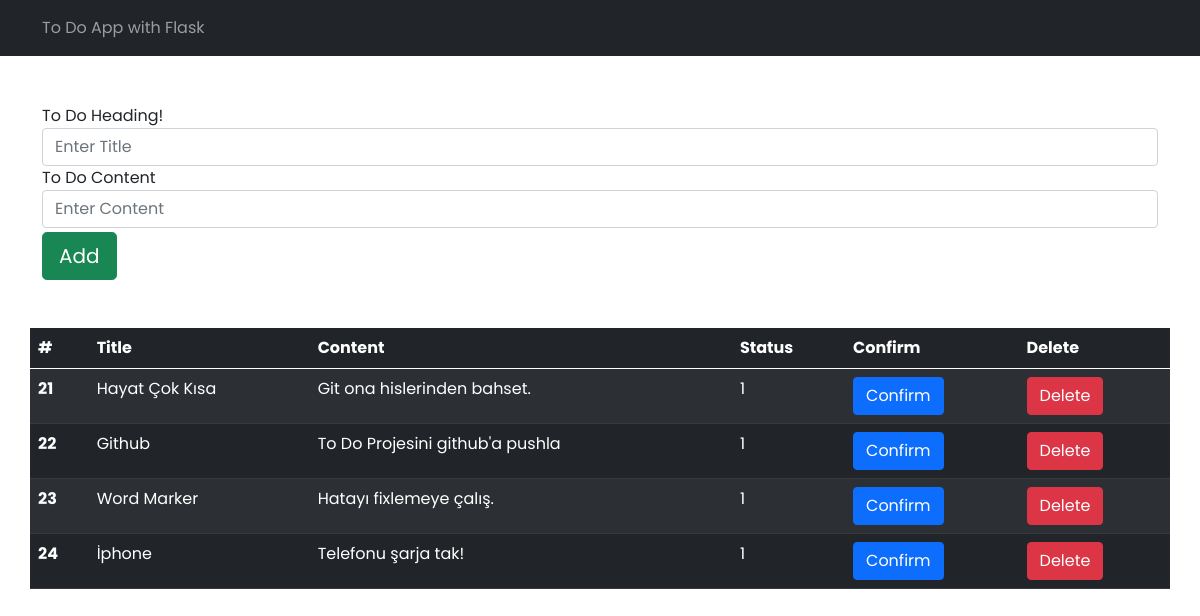
/index, run on the app's committed database.
### tables this page shows
CREATE TABLE "todo" (
	"id"	INTEGER,
	"title"	TEXT,
	"content"	TEXT,
	"status"	INTEGER,
	PRIMARY KEY("id" AUTOINCREMENT)
);

### app.py (the view)
@app.route('/')
@app.route('/home')
@app.route('/index')
def homepage():
    return getTodo()

### app.py (called while the page is built)
def get_db_connection():
    conn = sqlite3.connect('todo.db')
    conn.row_factory = sqlite3.Row
    return conn

def getTodo():
    con = get_db_connection()
    cur = con.cursor()
    cur.execute("select * from todo")
    todos = cur.fetchall();
    return render_template("index.html",todos = todos)

### templates/index.html (shortened to what this page needs)
<!DOCTYPE html>
<html lang="en">
<head>
    <link href="https://cdn.jsdelivr.net/npm/bootstrap@5.0.2/dist/css/bootstrap.min.css" rel="stylesheet">
</head>
<body>
    <div class="container-fluid m-0 p-0">
        <nav class="navbar navbar-dark bg-dark mb-5">
            <div class="container">
                <span class="navbar-text">
                  To Do App with Flask
                </span>
            </div>
        </nav>
    </div>
    <div class="container">
        <div class="row">
            <form action="/addtodo" method="post">
                <div class="form-group">
                  <label for="titleInput">To Do Heading!</label>
                  <input type="text" class="form-control" id="titleInput" name="title" aria-describedby="titleInput" placeholder="Enter Title">
                </div>
                <div class="form-group">
                  <label for="todoContent">To Do Content</label>
                  <input type="text" class="form-control" id="todoContent" name="content" placeholder="Enter Content">
                </div>
                <div class="form-group mt-1">
                    <button type="submit" class="btn btn-success btn-lg btn-block">Add</button>
                </div>
              </form>
        </div>
        <div class="row mt-5">
            <table class="table table-striped table-dark">
                <thead>
                  <tr>
                    <th scope="col">#</th>
                    <th scope="col">Title</th>
                    <th scope="col">Content</th>
                    <th scope="col">Status</th>
                    <th scope="col">Confirm</th>
                    <th scope="col">Delete</th>
                  </tr>
                </thead>
                <tbody>
                  {% for todo in todos %}
                  <tr>
                    <th>{{ todo['id'] }}</th>
                    <td>{{ todo['title'] }}</td>
                    <td>{{ todo['content'] }}</td>
                    <td>{{ todo['status'] }}</td>
                    <td><a class="btn btn-primary updateStatus" data-status="{{todo['status']}}" data-val="{{todo['id']}}">Confirm</a></td>
                    <td>
                    <a class="btn btn-danger" href="/deleteTodo/{{ todo['id'] }}">Delete</a>
                    </td>
                  </tr>
                  {% endfor %}
                </tbody>
              </table>
        </div>
    </div>
</body>
</html>

### templates/index.html (style rules this page uses)
* { margin: 0; padding: 0; box-sizing: border-box; font-family: 'Poppins', sans-serif; }

### data on the page
todo: id "21", title "Hayat Çok Kısa", content "Git ona hislerinden bahset.", status "1"
todo: id "22", title "Github", content "To Do Projesini github'a pushla", status "1"
todo: id "23", title "Word Marker", content "Hatayı fixlemeye çalış.", status "1"
todo: id "24", title "İphone", content "Telefonu şarja tak!", status "1"
